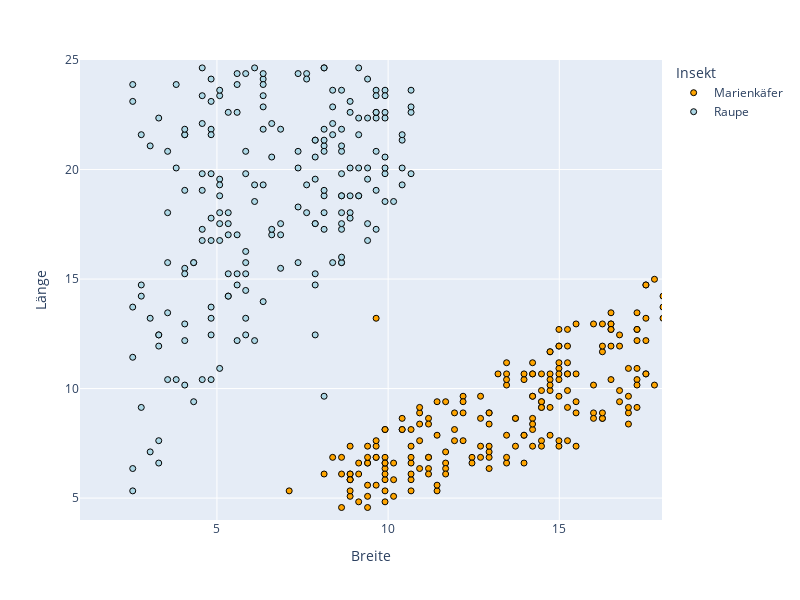

Here is the notebook cell this chart was saved with:
### Code cell
import plotly.express as px

tree = ct.DecisionTree(target="Insekt", data=df_all_data)

#fehlersumme = calc_errors(hor, tree, "Länge")
#fehlersumme = tree.calculate_errors(data = df_kaefer) 

color_map = {'Marienkäfer': 'orange', 'Raupe': 'lightblue'}

fig = px.scatter(
    df_all_data,
    x="Breite",
    y="Länge",
    color="Insekt",
    color_discrete_map=color_map,
    width=800,
    height=600,
    range_x=bereich_x,
    range_y=bereich_y,
    #size = 0.01
)

fig.update_traces(marker=dict(  #size=5, 
    line=dict(width=1, color='black')))


fig.update_layout(shapes=[

])

fig.show()

### Figure 1 — Plotly figure (JSON) as saved in the notebook; plotly's stock layout.template omitted (floating-point values rounded to 4 significant figures; data arrays with more than 128 entries replaced by an {"elided": "..."} marker saying what was removed)
{"data": [{"hovertemplate": "Insekt=Marienkäfer<br>Breite=%{x}<br>Länge=%{y}<extra></extra>", "legendgroup": "Marienkäfer", "marker": {"color": "orange", "line": {"color": "black", "width": 1}, "symbol": "circle"}, "mode": "markers", "name": "Marienkäfer", "orientation": "v", "showlegend": true, "type": "scatter", "x": {"elided": "202 float values"}, "xaxis": "x", "y": {"elided": "202 float values"}, "yaxis": "y"}, {"hovertemplate": "Insekt=Raupe<br>Breite=%{x}<br>Länge=%{y}<extra></extra>", "legendgroup": "Raupe", "marker": {"color": "lightblue", "line": {"color": "black", "width": 1}, "symbol": "circle"}, "mode": "markers", "name": "Raupe", "orientation": "v", "showlegend": true, "type": "scatter", "x": {"elided": "200 float values"}, "xaxis": "x", "y": {"elided": "200 float values"}, "yaxis": "y"}], "layout": {"height": 600, "legend": {"title": {"text": "Insekt"}, "tracegroupgap": 0}, "margin": {"t": 60}, "width": 800, "xaxis": {"anchor": "y", "domain": [0, 1], "range": [1, 18], "title": {"text": "Breite"}}, "yaxis": {"anchor": "x", "domain": [0, 1], "range": [4, 25], "title": {"text": "Länge"}}}}
